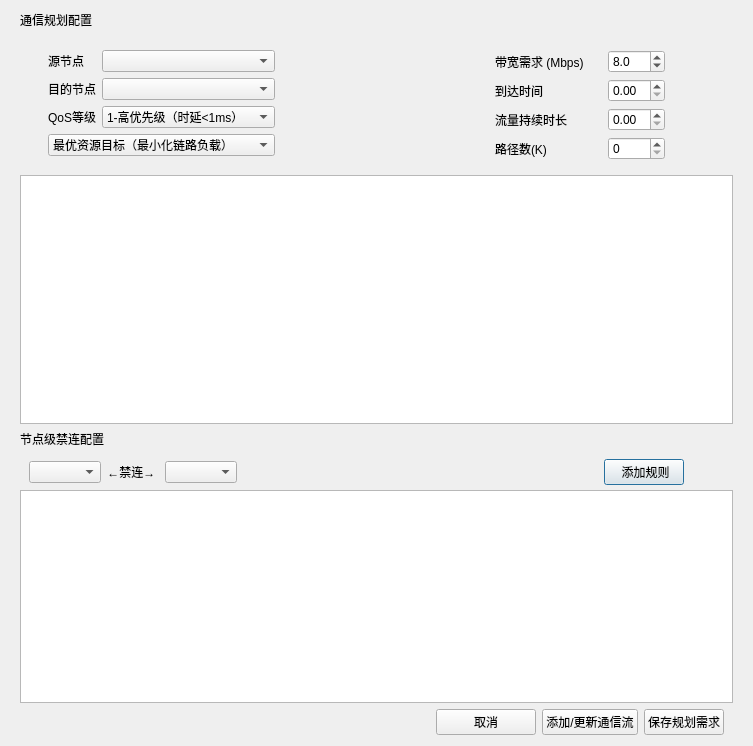
<?xml version="1.0" encoding="UTF-8"?>
<ui version="4.0">
 <class>DialogPlanning</class>
 <widget class="QDialog" name="DialogPlanning">
  <property name="geometry">
   <rect>
    <x>0</x>
    <y>0</y>
    <width>753</width>
    <height>746</height>
   </rect>
  </property>
  <property name="windowTitle">
   <string>Dialog</string>
  </property>
  <layout class="QGridLayout" name="gridLayout_8">
   <item row="0" column="0">
    <widget class="QWidget" name="widget_5" native="true">
     <layout class="QGridLayout" name="gridLayout_7">
      <property name="topMargin">
       <number>0</number>
      </property>
      <property name="bottomMargin">
       <number>0</number>
      </property>
      <item row="0" column="0">
       <widget class="QLabel" name="lblDlgPlanTitle">
        <property name="text">
         <string>通信规划配置</string>
        </property>
        <property name="styleType" stdset="0">
         <string>h1</string>
        </property>
       </widget>
      </item>
      <item row="1" column="0">
       <widget class="QWidget" name="widget_3" native="true">
        <layout class="QGridLayout" name="gridLayout_6">
         <property name="leftMargin">
          <number>10</number>
         </property>
         <property name="topMargin">
          <number>0</number>
         </property>
         <property name="rightMargin">
          <number>10</number>
         </property>
         <property name="bottomMargin">
          <number>0</number>
         </property>
         <item row="2" column="0">
          <widget class="QWidget" name="widget" native="true">
           <layout class="QGridLayout" name="gridLayout">
            <property name="topMargin">
             <number>0</number>
            </property>
            <property name="bottomMargin">
             <number>0</number>
            </property>
            <item row="0" column="0">
             <widget class="QWidget" name="widget_8" native="true">
              <layout class="QGridLayout" name="gridLayout_10">
               <item row="2" column="0">
                <widget class="QLabel" name="lblQosHint">
                 <property name="text">
                  <string>QoS等级</string>
                 </property>
                </widget>
               </item>
               <item row="2" column="1">
                <widget class="QComboBox" name="cmbQosLevel">
                 <item>
                  <property name="text">
                   <string>1-高优先级（时延&lt;1ms）</string>
                  </property>
                 </item>
                 <item>
                  <property name="text">
                   <string>2-中优先级（时延&lt;500ms）</string>
                  </property>
                 </item>
                 <item>
                  <property name="text">
                   <string>3-低优先级（时延&lt;1s）</string>
                  </property>
                 </item>
                </widget>
               </item>
               <item row="4" column="0" colspan="2">
                <widget class="QComboBox" name="cmbOpt">
                 <item>
                  <property name="text">
                   <string>最优资源目标（最小化链路负载）</string>
                  </property>
                 </item>
                 <item>
                  <property name="text">
                   <string>最小改动目标（减少对现有链路影响）</string>
                  </property>
                 </item>
                 <item>
                  <property name="text">
                   <string>最优性能目标（最小化传输时延）</string>
                  </property>
                 </item>
                </widget>
               </item>
               <item row="0" column="1">
                <widget class="QComboBox" name="cmbSrcNode"/>
               </item>
               <item row="0" column="0">
                <widget class="QLabel" name="lblSrcNodeHint">
                 <property name="text">
                  <string>源节点</string>
                 </property>
                </widget>
               </item>
               <item row="1" column="0">
                <widget class="QLabel" name="lblDstNodeHint">
                 <property name="text">
                  <string>目的节点</string>
                 </property>
                </widget>
               </item>
               <item row="1" column="1">
                <widget class="QComboBox" name="cmbDstNode"/>
               </item>
              </layout>
             </widget>
            </item>
            <item row="0" column="3">
             <widget class="QWidget" name="widget_10" native="true">
              <layout class="QGridLayout" name="gridLayout_12">
               <item row="1" column="0">
                <widget class="QDoubleSpinBox" name="dsbBandwidth">
                 <property name="decimals">
                  <number>1</number>
                 </property>
                 <property name="value">
                  <double>8.000000000000000</double>
                 </property>
                </widget>
               </item>
               <item row="3" column="0">
                <widget class="QDoubleSpinBox" name="dsbFlowDuration"/>
               </item>
               <item row="4" column="0">
                <widget class="QSpinBox" name="sbKPaths"/>
               </item>
               <item row="2" column="0">
                <widget class="QDoubleSpinBox" name="dsbFlowArrivalTime"/>
               </item>
              </layout>
             </widget>
            </item>
            <item row="0" column="1">
             <spacer name="horizontalSpacer_4">
              <property name="orientation">
               <enum>Qt::Horizontal</enum>
              </property>
              <property name="sizeHint" stdset="0">
               <size>
                <width>40</width>
                <height>20</height>
               </size>
              </property>
             </spacer>
            </item>
            <item row="0" column="2">
             <widget class="QWidget" name="widget_9" native="true">
              <layout class="QGridLayout" name="gridLayout_11">
               <item row="1" column="0">
                <widget class="QLabel" name="lblBandwidthHint">
                 <property name="text">
                  <string>带宽需求 (Mbps)</string>
                 </property>
                </widget>
               </item>
               <item row="3" column="0">
                <widget class="QLabel" name="label_2">
                 <property name="text">
                  <string>流量持续时长</string>
                 </property>
                </widget>
               </item>
               <item row="4" column="0">
                <widget class="QLabel" name="label_4">
                 <property name="text">
                  <string>路径数(K)</string>
                 </property>
                </widget>
               </item>
               <item row="2" column="0">
                <widget class="QLabel" name="label_3">
                 <property name="text">
                  <string>到达时间</string>
                 </property>
                </widget>
               </item>
              </layout>
             </widget>
            </item>
            <item row="0" column="4">
             <spacer name="horizontalSpacer_5">
              <property name="orientation">
               <enum>Qt::Horizontal</enum>
              </property>
              <property name="sizeType">
               <enum>QSizePolicy::Fixed</enum>
              </property>
              <property name="sizeHint" stdset="0">
               <size>
                <width>40</width>
                <height>20</height>
               </size>
              </property>
             </spacer>
            </item>
           </layout>
          </widget>
         </item>
         <item row="0" column="0">
          <widget class="QWidget" name="widget_2" native="true">
           <layout class="QGridLayout" name="gridLayout_3">
            <property name="leftMargin">
             <number>9</number>
            </property>
            <property name="topMargin">
             <number>0</number>
            </property>
            <property name="bottomMargin">
             <number>0</number>
            </property>
           </layout>
          </widget>
         </item>
        </layout>
       </widget>
      </item>
      <item row="2" column="0">
       <widget class="QWidget" name="widget_4" native="true">
        <layout class="QGridLayout" name="gridLayout_4">
         <property name="leftMargin">
          <number>0</number>
         </property>
         <property name="topMargin">
          <number>0</number>
         </property>
         <property name="rightMargin">
          <number>0</number>
         </property>
         <property name="bottomMargin">
          <number>0</number>
         </property>
         <property name="spacing">
          <number>0</number>
         </property>
         <item row="0" column="0">
          <widget class="QTableWidget" name="tableFlows">
           <property name="minimumSize">
            <size>
             <width>0</width>
             <height>150</height>
            </size>
           </property>
          </widget>
         </item>
        </layout>
       </widget>
      </item>
      <item row="3" column="0">
       <widget class="QLabel" name="lblStep2">
        <property name="text">
         <string>节点级禁连配置</string>
        </property>
        <property name="styleType" stdset="0">
         <string>h2</string>
        </property>
       </widget>
      </item>
      <item row="4" column="0">
       <widget class="QWidget" name="widget_11" native="true">
        <layout class="QGridLayout" name="gridLayout_13">
         <property name="leftMargin">
          <number>0</number>
         </property>
         <property name="topMargin">
          <number>0</number>
         </property>
         <property name="rightMargin">
          <number>0</number>
         </property>
         <property name="bottomMargin">
          <number>0</number>
         </property>
         <property name="spacing">
          <number>0</number>
         </property>
         <item row="0" column="0">
          <widget class="QWidget" name="widget_12" native="true">
           <layout class="QGridLayout" name="gridLayout_2">
            <property name="topMargin">
             <number>5</number>
            </property>
            <property name="bottomMargin">
             <number>5</number>
            </property>
            <item row="0" column="1">
             <widget class="QLabel" name="label">
              <property name="text">
               <string>←禁连→ </string>
              </property>
              <property name="alignment">
               <set>Qt::AlignCenter</set>
              </property>
             </widget>
            </item>
            <item row="0" column="0">
             <widget class="QComboBox" name="cmbExcludeNodeA"/>
            </item>
            <item row="0" column="2">
             <widget class="QComboBox" name="cmbExcludeNodeB"/>
            </item>
            <item row="0" column="4">
             <widget class="QPushButton" name="btnAddExclusion">
              <property name="text">
               <string> 添加规则</string>
              </property>
             </widget>
            </item>
            <item row="0" column="3">
             <spacer name="horizontalSpacer_2">
              <property name="orientation">
               <enum>Qt::Horizontal</enum>
              </property>
              <property name="sizeHint" stdset="0">
               <size>
                <width>40</width>
                <height>20</height>
               </size>
              </property>
             </spacer>
            </item>
            <item row="0" column="5">
             <spacer name="horizontalSpacer_3">
              <property name="orientation">
               <enum>Qt::Horizontal</enum>
              </property>
              <property name="sizeType">
               <enum>QSizePolicy::Fixed</enum>
              </property>
              <property name="sizeHint" stdset="0">
               <size>
                <width>40</width>
                <height>20</height>
               </size>
              </property>
             </spacer>
            </item>
           </layout>
          </widget>
         </item>
         <item row="1" column="0">
          <widget class="QTableWidget" name="tableExclusionList"/>
         </item>
        </layout>
       </widget>
      </item>
      <item row="5" column="0">
       <widget class="QWidget" name="wgtPlanBtnBar" native="true">
        <layout class="QGridLayout" name="gridLayout_5">
         <property name="topMargin">
          <number>0</number>
         </property>
         <property name="bottomMargin">
          <number>0</number>
         </property>
         <item row="0" column="0">
          <spacer name="horizontalSpacer">
           <property name="orientation">
            <enum>Qt::Horizontal</enum>
           </property>
           <property name="sizeHint" stdset="0">
            <size>
             <width>40</width>
             <height>20</height>
            </size>
           </property>
          </spacer>
         </item>
         <item row="0" column="1">
          <widget class="QPushButton" name="btnCancel">
           <property name="minimumSize">
            <size>
             <width>100</width>
             <height>0</height>
            </size>
           </property>
           <property name="text">
            <string>取消</string>
           </property>
          </widget>
         </item>
         <item row="0" column="2">
          <widget class="QPushButton" name="btnAddFlow">
           <property name="text">
            <string>添加/更新通信流</string>
           </property>
          </widget>
         </item>
         <item row="0" column="3">
          <widget class="QPushButton" name="btnSavePlan">
           <property name="text">
            <string>保存规划需求</string>
           </property>
          </widget>
         </item>
        </layout>
       </widget>
      </item>
     </layout>
    </widget>
   </item>
  </layout>
 </widget>
 <resources/>
 <connections/>
</ui>
